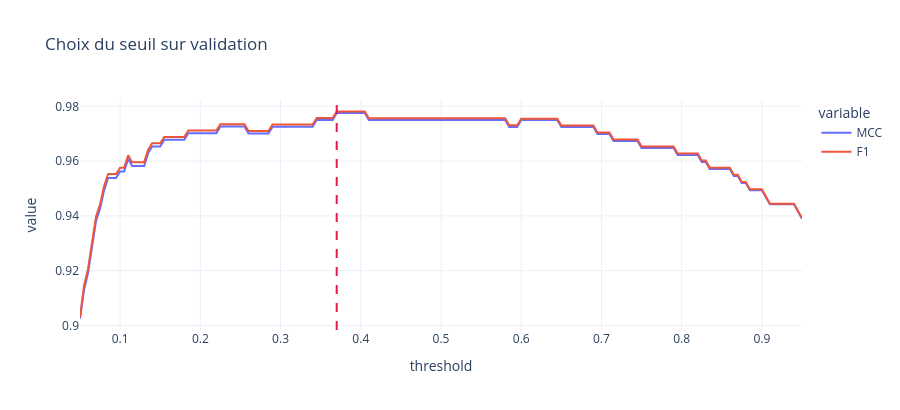

Notebook cell for this chart:
### Markdown cell above
### 7.1 — Relire le seuil sauvegardé

Le choix a été fait dans le run précédent ; cette cellule l’affiche sans le recalculer.

### Code cell
probas = {"Train": model.predict_proba(X_train)[:, 1], "Validation": validation_probability}
print(f"Seuil enregistré : {best_threshold:.3f}")
threshold_figure.show(config={"responsive": True})

### Figure 1 — Plotly figure (JSON) as saved in the notebook; plotly's stock layout.template omitted (floating-point values rounded to 4 significant figures; data arrays with more than 128 entries replaced by an {"elided": "..."} marker saying what was removed)
{"data": [{"hovertemplate": "variable=MCC<br>threshold=%{x}<br>value=%{y}<extra></extra>", "legendgroup": "MCC", "line": {"color": "#636efa", "dash": "solid"}, "marker": {"symbol": "circle"}, "mode": "lines", "name": "MCC", "orientation": "v", "showlegend": true, "type": "scatter", "x": {"elided": "181 float values"}, "xaxis": "x", "y": {"elided": "181 float values"}, "yaxis": "y"}, {"hovertemplate": "variable=F1<br>threshold=%{x}<br>value=%{y}<extra></extra>", "legendgroup": "F1", "line": {"color": "#EF553B", "dash": "solid"}, "marker": {"symbol": "circle"}, "mode": "lines", "name": "F1", "orientation": "v", "showlegend": true, "type": "scatter", "x": {"elided": "181 float values"}, "xaxis": "x", "y": {"elided": "181 float values"}, "yaxis": "y"}], "layout": {"height": 410, "legend": {"title": {"text": "variable"}, "tracegroupgap": 0}, "shapes": [{"line": {"color": "#E11D48", "dash": "dash"}, "type": "line", "x0": 0.37, "x1": 0.37, "xref": "x", "y0": 0, "y1": 1, "yref": "y domain"}], "title": {"text": "Choix du seuil sur validation"}, "xaxis": {"anchor": "y", "domain": [0, 1], "title": {"text": "threshold"}}, "yaxis": {"anchor": "x", "domain": [0, 1], "title": {"text": "value"}}}}
